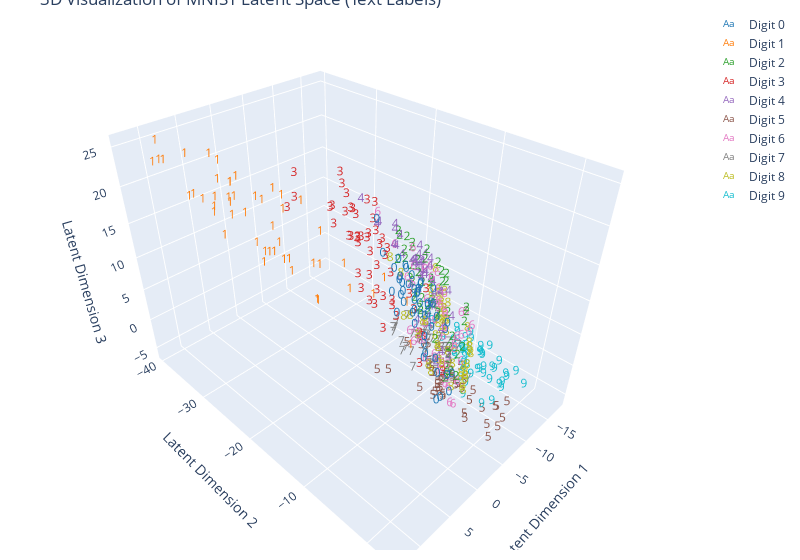

Write notebook code for a chart like this one.
### Code cell
import plotly.graph_objects as go
import numpy as np

# all_latents와 all_labels는 이전 코드에서 추출한 NumPy 배열이어야 합니다.
# 예시)
# all_latents.shape = (N, 3)
# all_labels.shape = (N,)

# 각 숫자(0~9)에 대한 색상 리스트 (Plotly 기본 색상 사용)
colors = ["#1f77b4", "#ff7f0e", "#2ca02c", "#d62728", "#9467bd",
          "#8c564b", "#e377c2", "#7f7f7f", "#bcbd22", "#17becf"]

fig = go.Figure()

for digit in np.unique(all_labels):
    # 현재 digit에 해당하는 인덱스 찾기
    indices = np.where(all_labels == digit)[0]
    # 각 클래스에서 최대 50개의 샘플 선택 (샘플이 적으면 모두 선택)
    sample_indices = np.random.choice(indices, size=min(50, len(indices)), replace=False)

    fig.add_trace(go.Scatter3d(
        x=all_latents[sample_indices, 0],
        y=all_latents[sample_indices, 1],
        z=all_latents[sample_indices, 2],
        mode='text',  # 마커 없이 텍스트만 표시
        text=[str(digit)] * len(sample_indices),
        textposition='middle center',
        textfont=dict(color=colors[int(digit)], size=12),
        name=f"Digit {digit}"
    ))

fig.update_layout(
    scene=dict(
        xaxis_title='Latent Dimension 1',
        yaxis_title='Latent Dimension 2',
        zaxis_title='Latent Dimension 3'
    ),
    width=800,
    margin=dict(r=20, l=10, b=10, t=10),
    title="3D Visualization of MNIST Latent Space (Text Labels)"
)

fig.show()
